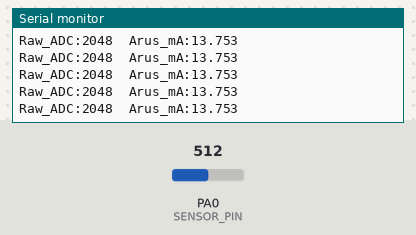
The sketch below on a simulated STM32 Blue Pill. Parts: the last lines printed to the serial monitor. Inputs (shaded band) come from the test bench; at power-on: PA0 (SENSOR_PIN) = 512 (analog values on the 0–1023 scale).

Above: at 2.2 s.
2.3 s: PA0 (SENSOR_PIN) set to 716
At 2.31 s:
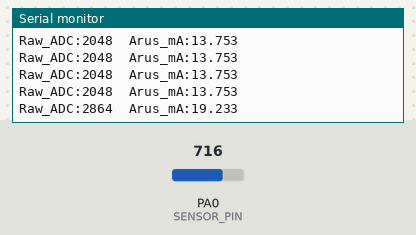
3.8 s: PA0 (SENSOR_PIN) set to 900
At 3.81 s:
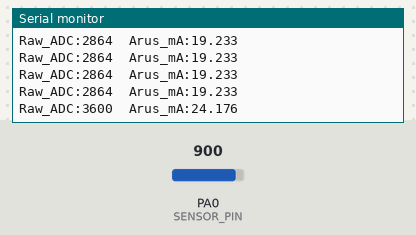
Timing chart, 0 to 6.8 s (numbered marks = the images above; inputs shaded):
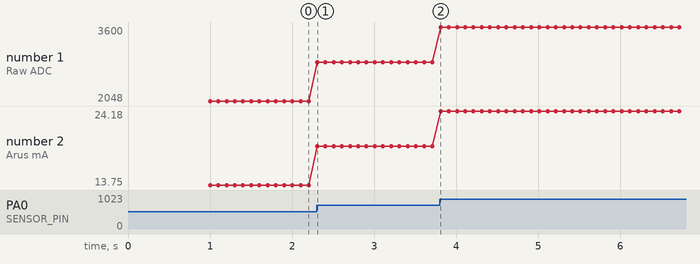

The sketch:

WithoutADS.ino
```cpp
#define SENSOR_PIN PA0 //Pin

void setup() {
  Serial.begin(115200);
  analogReadResolution(12);
  pinMode(SENSOR_PIN, INPUT_ANALOG);
  delay(1000);
}

void loop() {
  // 1. nilai raw ADC
  int rawADC = analogRead(SENSOR_PIN);

  // 2. Konversi ADC (0 - 4095) menjadi Tegangan dengan patokan 3.3V
  float voltage = (rawADC / 4095.0) * 3.3;

  // 3. Konversi Tegangan menjadi Arus (mA)
  float current_mA = (voltage / 120.0) * 1000.0;

  Serial.print("Raw_ADC:");
  Serial.print(rawADC);
  Serial.print("  Arus_mA:");
  Serial.println(current_mA, 3);
  delay(100);
}
```

Measured:
- after the input at 2.3 s, the serial monitor: prints a new line at once (image 1)
- after the input at 3.8 s, the serial monitor: prints a new line at once (image 2)
- plotted number 1: 2048 → 2864 after the input at 2.3 s, 2864 → 3600 after the input at 3.8 s
- plotted number 2: 13.75 → 19.23 after the input at 2.3 s, 19.23 → 24.18 after the input at 3.8 s
